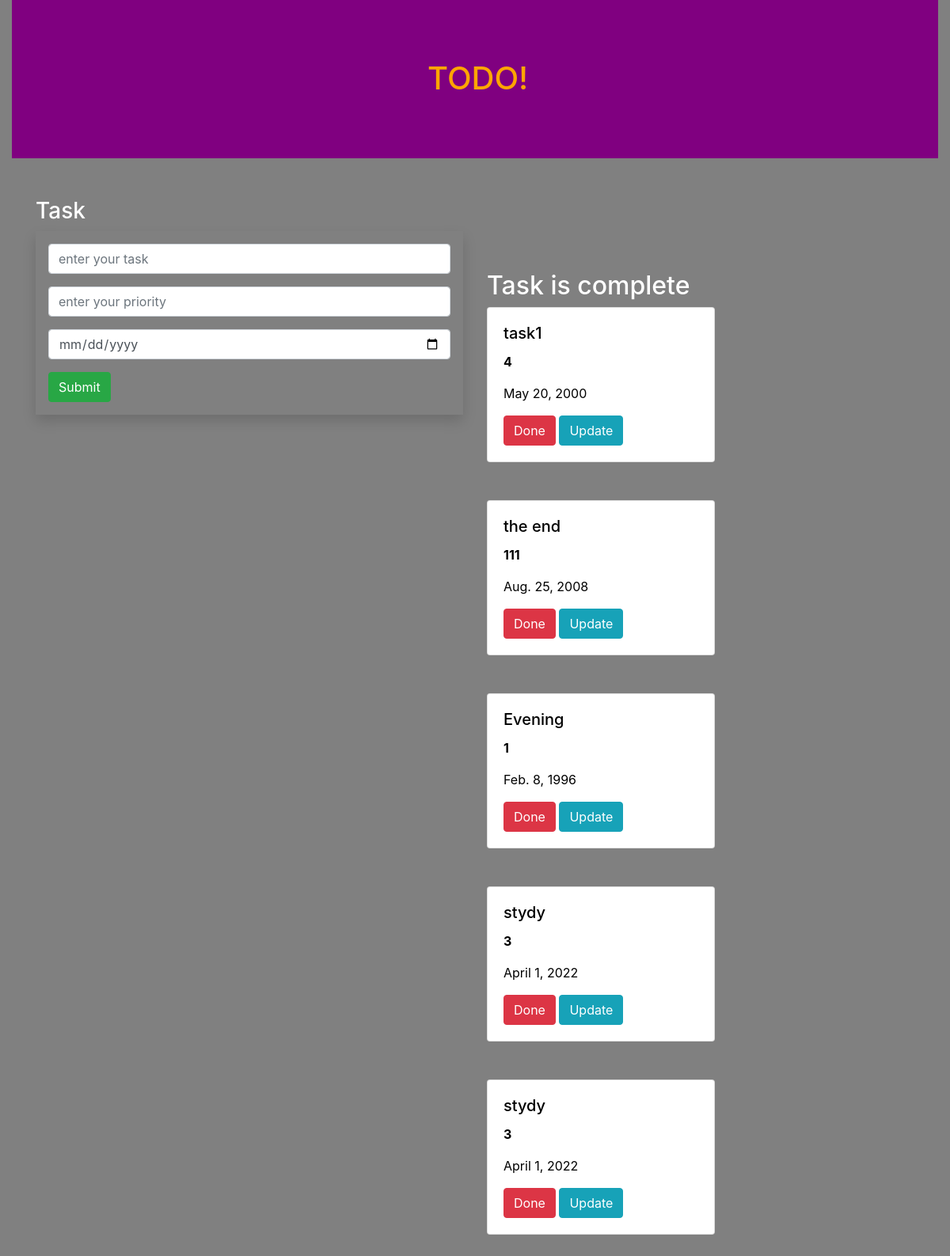
The page / on the database its author committed.
### todoapp/models.py (models this page shows, shortened)
class Task(models.Model):
     name=models.CharField(max_length=250)
     priority=models.IntegerField()
     date=models.DateField()

### todoapp/views.py (the view)
# urls.py: path('',views.add,name='add'),
def add(request):
    task1 = Task.objects.all()
    if request.method=='POST':
        name=request.POST.get('task')
        priority=request.POST.get('priority')
        date=request.POST.get('date')
        task=Task(name=name,priority=priority,date=date)
        task.save()
    return render(request,'home.html',{'task1':task1})

### templates/home.html (shortened to what this page needs)
{% extends 'base.html' %}
{% block body %}
<div class="container-fluid">
    <div class="row">
        <div class="col-md-12">
            <div class="banner">
                <div class="banner-class">
                    <h1>TODO!</h1>
                </div>
            </div>
        </div>
    </div>
</div>
<div  class="container">
    <h3>Task</h3>
    <div class="row">
        <div class="col-md-6">
            <form method="post" class="p-3 shadow">
                <div class="form-group">
                    <input type="text" class="form-control" name="task" placeholder="enter your task">
                </div>
                <div class="form-group">
                    <input type="text" class="form-control" name="priority" placeholder="enter your priority">
                </div>
                <div class="form-group">
                    <input type="date" class="form-control" name="date" placeholder="enter your date">
                </div>
                <input type="submit" class="btn btn-success">
            </form>
        </div>
        <div class="col-md-6 hidden-sm-down" style="padding-top: 50px;">
            <h2> Task is complete</h2>
            {% for i in task1 %}
            <div class=" card"  style="width:18rem;color:black;">
              <div class="card-body" >
                <h5 class="card-title">{{i.name}}</h5>
                <p class="card-text"><b>{{i.priority}}</b></p>
                <p class="card-text">{{i.date}}</p>
                <a class="btn btn-danger" href="{% url 'delete' i.id %}">Done</a>
                <a class="btn btn-info" href="{% url 'update' i.id %}">Update</a>
              </div>
            </div>
            <br/>
            <br/>
            {% endfor %}
        </div>
    </div>
</div>
{% endblock %}

### templates/base.html (shortened to what this page needs)
{% load static%}
<!DOCTYPE html>
<html lang="en">
<head>
    <link rel="stylesheet" href="https://cdn.jsdelivr.net/npm/bootstrap@4.1.3/dist/css/bootstrap.min.css">
    <link rel="stylesheet" href="{% static 'styled.css'%}">
</head>
<body>
{% block body %}
{% endblock %}
</body>
</html>

### static/styled.css (style rules this page uses)
body { background-color:gray; color:white; }
.banner { background-color:#800080; color:#FFA500; width:100%; height:200px; margin-bottom:50px; }
.banner-class { top:30%; left:45%; position:absolute; transform:transform; }

### rows shown on the page
Task: name "task1", priority "4", date "May 20, 2000"
Task: name "the end", priority "111", date "Aug. 25, 2008"
Task: name "Evening", priority "1", date "Feb. 8, 1996"
Task: name "stydy", priority "3", date "April 1, 2022"
Task: name "stydy", priority "3", date "April 1, 2022"
